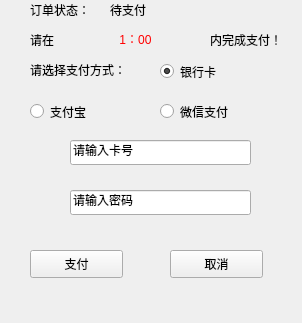
<?xml version="1.0" encoding="UTF-8"?>
<ui version="4.0">
 <class>pay</class>
 <widget class="QWidget" name="pay">
  <property name="geometry">
   <rect>
    <x>0</x>
    <y>0</y>
    <width>302</width>
    <height>323</height>
   </rect>
  </property>
  <property name="windowTitle">
   <string>支付界面</string>
  </property>
  <widget class="QPushButton" name="btn_pay">
   <property name="geometry">
    <rect>
     <x>30</x>
     <y>250</y>
     <width>93</width>
     <height>28</height>
    </rect>
   </property>
   <property name="text">
    <string>支付</string>
   </property>
  </widget>
  <widget class="QPushButton" name="btn_cancel">
   <property name="geometry">
    <rect>
     <x>170</x>
     <y>250</y>
     <width>93</width>
     <height>28</height>
    </rect>
   </property>
   <property name="text">
    <string>取消</string>
   </property>
  </widget>
  <widget class="QLabel" name="label">
   <property name="geometry">
    <rect>
     <x>30</x>
     <y>60</y>
     <width>121</width>
     <height>19</height>
    </rect>
   </property>
   <property name="text">
    <string>请选择支付方式：</string>
   </property>
  </widget>
  <widget class="QLabel" name="label_2">
   <property name="geometry">
    <rect>
     <x>30</x>
     <y>30</y>
     <width>41</width>
     <height>19</height>
    </rect>
   </property>
   <property name="text">
    <string>请在</string>
   </property>
  </widget>
  <widget class="QLabel" name="label_3">
   <property name="geometry">
    <rect>
     <x>210</x>
     <y>30</y>
     <width>91</width>
     <height>19</height>
    </rect>
   </property>
   <property name="text">
    <string>内完成支付！</string>
   </property>
  </widget>
  <widget class="QLabel" name="lbl_time">
   <property name="geometry">
    <rect>
     <x>70</x>
     <y>30</y>
     <width>131</width>
     <height>16</height>
    </rect>
   </property>
   <property name="text">
    <string>&lt;html&gt;&lt;head/&gt;&lt;body&gt;&lt;p align=&quot;center&quot;&gt;&lt;span style=&quot; color:#ff0000;&quot;&gt;1：00&lt;/span&gt;&lt;/p&gt;&lt;/body&gt;&lt;/html&gt;</string>
   </property>
  </widget>
  <widget class="QRadioButton" name="radio_BankCard">
   <property name="geometry">
    <rect>
     <x>160</x>
     <y>60</y>
     <width>118</width>
     <height>23</height>
    </rect>
   </property>
   <property name="text">
    <string>银行卡</string>
   </property>
   <property name="checked">
    <bool>true</bool>
   </property>
  </widget>
  <widget class="QRadioButton" name="radio_Alipay">
   <property name="geometry">
    <rect>
     <x>30</x>
     <y>100</y>
     <width>118</width>
     <height>23</height>
    </rect>
   </property>
   <property name="text">
    <string>支付宝</string>
   </property>
  </widget>
  <widget class="QRadioButton" name="radio_WeChat">
   <property name="geometry">
    <rect>
     <x>160</x>
     <y>100</y>
     <width>118</width>
     <height>23</height>
    </rect>
   </property>
   <property name="text">
    <string>微信支付</string>
   </property>
  </widget>
  <widget class="QLabel" name="label_4">
   <property name="geometry">
    <rect>
     <x>30</x>
     <y>0</y>
     <width>69</width>
     <height>19</height>
    </rect>
   </property>
   <property name="text">
    <string>订单状态：</string>
   </property>
  </widget>
  <widget class="QLabel" name="lbl_status">
   <property name="geometry">
    <rect>
     <x>110</x>
     <y>0</y>
     <width>201</width>
     <height>19</height>
    </rect>
   </property>
   <property name="text">
    <string>待支付</string>
   </property>
  </widget>
  <widget class="QLineEdit" name="le_account">
   <property name="geometry">
    <rect>
     <x>70</x>
     <y>140</y>
     <width>181</width>
     <height>25</height>
    </rect>
   </property>
   <property name="text">
    <string>请输入卡号</string>
   </property>
  </widget>
  <widget class="QLineEdit" name="le_pwd">
   <property name="geometry">
    <rect>
     <x>70</x>
     <y>190</y>
     <width>181</width>
     <height>25</height>
    </rect>
   </property>
   <property name="text">
    <string>请输入密码</string>
   </property>
  </widget>
  <widget class="QLabel" name="lbl_picture">
   <property name="geometry">
    <rect>
     <x>100</x>
     <y>130</y>
     <width>91</width>
     <height>91</height>
    </rect>
   </property>
   <property name="text">
    <string/>
   </property>
   <property name="pixmap">
    <pixmap resource="../res.qrc">:/res/plane.svg</pixmap>
   </property>
   <property name="scaledContents">
    <bool>true</bool>
   </property>
  </widget>
 </widget>
 <resources>
  <include location="../res.qrc"/>
 </resources>
 <connections/>
</ui>
